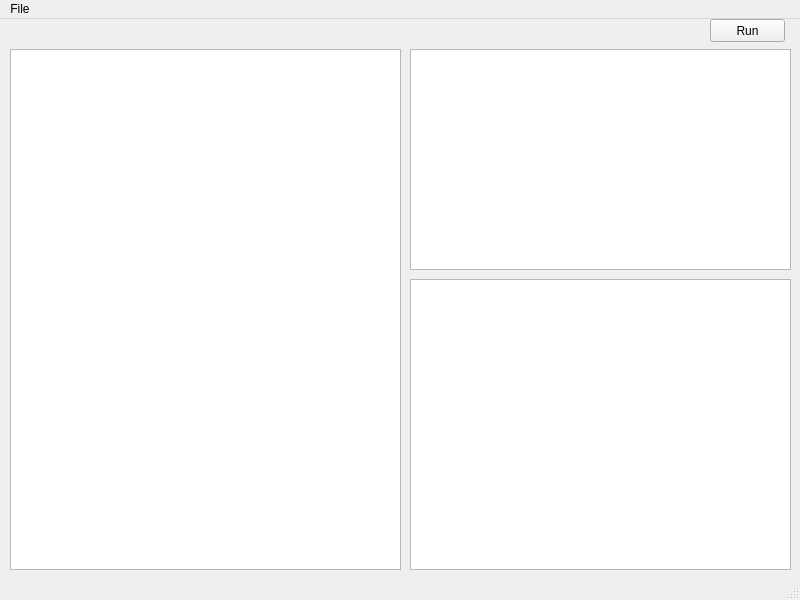
<?xml version="1.0" encoding="UTF-8"?>
<ui version="4.0">
 <class>MainWindow</class>
 <widget class="QMainWindow" name="MainWindow">
  <property name="geometry">
   <rect>
    <x>0</x>
    <y>0</y>
    <width>800</width>
    <height>600</height>
   </rect>
  </property>
  <property name="windowTitle">
   <string>MainWindow</string>
  </property>
  <widget class="QWidget" name="centralwidget">
   <widget class="QTextEdit" name="textInput">
    <property name="geometry">
     <rect>
      <x>10</x>
      <y>30</y>
      <width>391</width>
      <height>521</height>
     </rect>
    </property>
   </widget>
   <widget class="QGraphicsView" name="graphView">
    <property name="geometry">
     <rect>
      <x>410</x>
      <y>30</y>
      <width>381</width>
      <height>221</height>
     </rect>
    </property>
   </widget>
   <widget class="QTextBrowser" name="textOutput">
    <property name="geometry">
     <rect>
      <x>410</x>
      <y>260</y>
      <width>381</width>
      <height>291</height>
     </rect>
    </property>
   </widget>
   <widget class="QPushButton" name="runButton">
    <property name="geometry">
     <rect>
      <x>710</x>
      <y>0</y>
      <width>75</width>
      <height>23</height>
     </rect>
    </property>
    <property name="text">
     <string>Run</string>
    </property>
   </widget>
  </widget>
  <widget class="QMenuBar" name="menubar">
   <property name="geometry">
    <rect>
     <x>0</x>
     <y>0</y>
     <width>800</width>
     <height>21</height>
    </rect>
   </property>
   <widget class="QMenu" name="menuFile">
    <property name="title">
     <string>File</string>
    </property>
    <addaction name="actionOpen"/>
    <addaction name="actionSave"/>
    <addaction name="actionSave_As"/>
   </widget>
   <addaction name="menuFile"/>
  </widget>
  <widget class="QStatusBar" name="statusbar"/>
  <action name="actionOpen">
   <property name="text">
    <string>Open</string>
   </property>
  </action>
  <action name="actionSave">
   <property name="text">
    <string>Save</string>
   </property>
  </action>
  <action name="actionSave_As">
   <property name="text">
    <string>Save As</string>
   </property>
  </action>
 </widget>
 <resources/>
 <connections/>
</ui>
